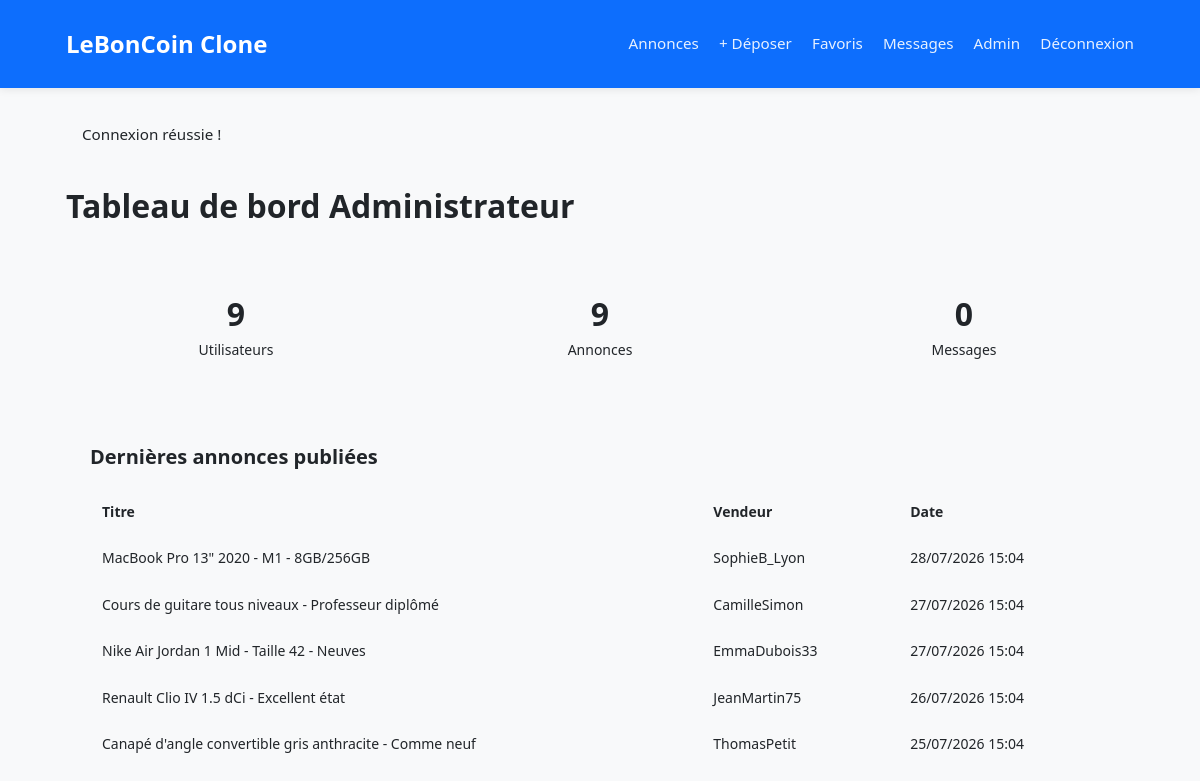
Screenshot of /pages/admin/dashboard.php (signed in) with the database file from the repository.
### tables this page shows
CREATE TABLE annonces (
    id INT AUTO_INCREMENT PRIMARY KEY,
    utilisateur_id INT NOT NULL,
    categorie_id INT,
    titre VARCHAR(255) NOT NULL,
    description TEXT NOT NULL,
    prix DECIMAL(10,2) NOT NULL,
    location VARCHAR(255) DEFAULT NULL,
    views INT DEFAULT 0,
    date_creation DATETIME DEFAULT CURRENT_TIMESTAMP,
    date_modification DATETIME DEFAULT CURRENT_TIMESTAMP ON UPDATE CURRENT_TIMESTAMP,
    FOREIGN KEY (utilisateur_id) REFERENCES utilisateurs(id) ON DELETE CASCADE,
    FOREIGN KEY (categorie_id) REFERENCES categories(id) ON DELETE SET NULL,
    INDEX idx_categorie (categorie_id),
    INDEX idx_utilisateur (utilisateur_id),
    INDEX idx_date_creation (date_creation)
);

CREATE TABLE utilisateurs (
    id INT AUTO_INCREMENT PRIMARY KEY,
    email VARCHAR(255) NOT NULL UNIQUE,
    mot_de_passe VARCHAR(255) NOT NULL,
    pseudo VARCHAR(100) NOT NULL,
    role ENUM('user', 'admin') DEFAULT 'user',
    avatar VARCHAR(255) DEFAULT NULL,
    is_verified TINYINT(1) DEFAULT 0,
    status ENUM('active', 'suspended') DEFAULT 'active',
    reset_token VARCHAR(255) DEFAULT NULL,
    reset_token_expires DATETIME DEFAULT NULL,
    last_login DATETIME DEFAULT NULL,
    date_inscription DATETIME DEFAULT CURRENT_TIMESTAMP,
    INDEX idx_email (email),
    INDEX idx_role (role)
);

### config/init.php (called while the page is built, shortened)
<?php
function e(string $string): string {
    return htmlspecialchars($string, ENT_QUOTES, 'UTF-8');
}

### pages/admin/dashboard.php (the view, shortened to what this page needs)
<?php
require_once __DIR__ . '/../../includes/header.php';
$total_users = $pdo->query("SELECT COUNT(*) FROM utilisateurs")->fetchColumn();
$total_ads = $pdo->query("SELECT COUNT(*) FROM annonces")->fetchColumn();
$total_messages = $pdo->query("SELECT COUNT(*) FROM messages")->fetchColumn();
$recent_ads = $pdo->query("SELECT a.titre, u.pseudo, a.date_creation FROM annonces a JOIN utilisateurs u ON a.utilisateur_id = u.id ORDER BY a.date_creation DESC LIMIT 5")->fetchAll();
?>
<h1 style="margin-bottom: 2rem;">Tableau de bord Administrateur</h1>
<div style="display: grid; grid-template-columns: repeat(auto-fit, minmax(200px, 1fr)); gap: 1.5rem; margin-bottom: 2rem;">
    <div style="background: var(--bg-primary); padding: 1.5rem; border-radius: var(--radius); border: 1px solid var(--border); text-align: center;">
        <div style="font-size: 2rem; font-weight: 700; color: var(--accent);"><?= $total_users ?></div>
        <div style="color: var(--text-secondary); font-size: 0.875rem;">Utilisateurs</div>
    </div>
    <div style="background: var(--bg-primary); padding: 1.5rem; border-radius: var(--radius); border: 1px solid var(--border); text-align: center;">
        <div style="font-size: 2rem; font-weight: 700; color: var(--success);"><?= $total_ads ?></div>
        <div style="color: var(--text-secondary); font-size: 0.875rem;">Annonces</div>
    </div>
    <div style="background: var(--bg-primary); padding: 1.5rem; border-radius: var(--radius); border: 1px solid var(--border); text-align: center;">
        <div style="font-size: 2rem; font-weight: 700; color: var(--danger);"><?= $total_messages ?></div>
        <div style="color: var(--text-secondary); font-size: 0.875rem;">Messages</div>
    </div>
</div>
<div style="background: var(--bg-primary); padding: 1.5rem; border-radius: var(--radius); border: 1px solid var(--border);">
    <h2 style="margin-bottom: 1rem; font-size: 1.25rem;">Dernières annonces publiées</h2>
    <table style="width: 100%; border-collapse: collapse; font-size: 0.875rem;">
        <thead>
            <tr style="border-bottom: 1px solid var(--border); text-align: left;">
                <th style="padding: 0.75rem;">Titre</th>
                <th style="padding: 0.75rem;">Vendeur</th>
                <th style="padding: 0.75rem;">Date</th>
            </tr>
        </thead>
        <tbody>
            <?php foreach ($recent_ads as $ad): ?>
            <tr style="border-bottom: 1px solid var(--border);">
                <td style="padding: 0.75rem;"><?= e($ad['titre']) ?></td>
                <td style="padding: 0.75rem;"><?= e($ad['pseudo']) ?></td>
                <td style="padding: 0.75rem; color: var(--text-secondary);"><?= date('d/m/Y H:i', strtotime($ad['date_creation'])) ?></td>
            </tr>
            <?php endforeach; ?>
        </tbody>
    </table>
</div>

### assets/css/style.css (style rules this page uses)
:root { --bleu: #0d6efd; --bleu-clair: #e7f1ff; --vert: #198754; --rouge: #dc3545; --orange: #fd7e14; --gris-clair: #f8f9fa; --gris: #6c757d; --bordure: #dee2e6; --texte: #212529; --radius: 8px; --ombre: 0 2px 8px rgba(0,0,0,0.08); }
* { box-sizing: border-box; margin: 0; padding: 0; }
body { font-family: 'Segoe UI', Arial, sans-serif; background: var(--gris-clair); color: var(--texte); line-height: 1.6; }

### rows the page displays
annonces: titre "MacBook Pro 13\" 2020 - M1 - 8GB/256GB", utilisateur.pseudo "SophieB_Lyon", date_creation "28/07/2026 15:04"
annonces: titre "Cours de guitare tous niveaux - Professeur diplômé", utilisateur.pseudo "CamilleSimon", date_creation "27/07/2026 15:04"
annonces: titre "Nike Air Jordan 1 Mid - Taille 42 - Neuves", utilisateur.pseudo "EmmaDubois33", date_creation "27/07/2026 15:04"
annonces: titre "Renault Clio IV 1.5 dCi - Excellent état", utilisateur.pseudo "JeanMartin75", date_creation "26/07/2026 15:04"
annonces: titre "Canapé d'angle convertible gris anthracite - Comme neuf", utilisateur.pseudo "ThomasPetit", date_creation "25/07/2026 15:04"

### other values shown
$message "Connexion réussie !"
$total_users "9"
$total_ads "9"
$total_messages "0"
